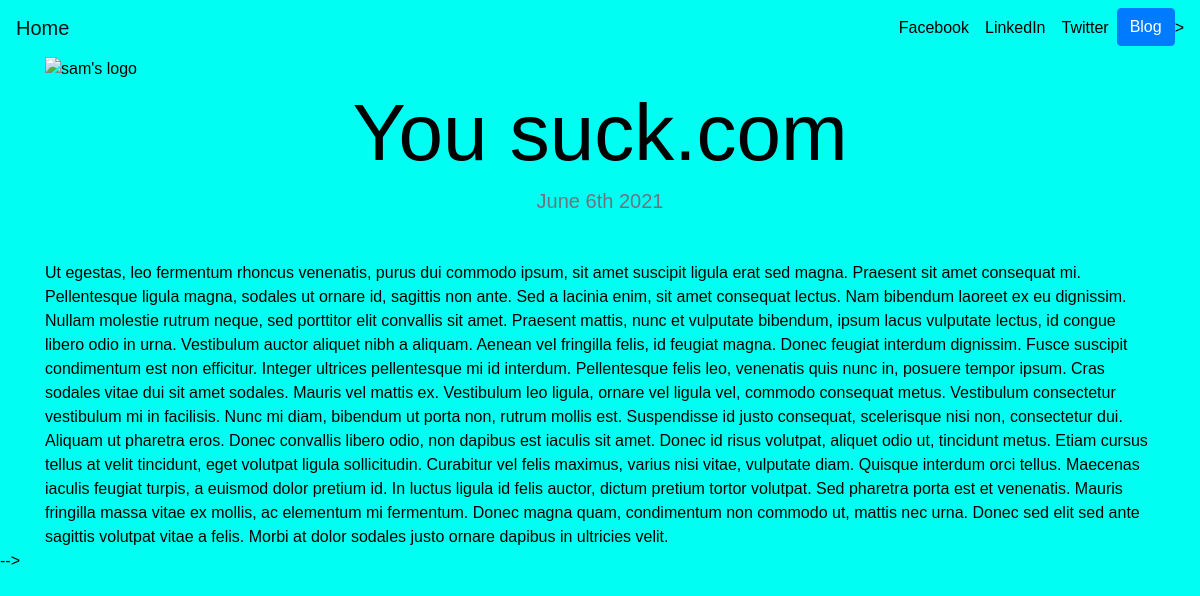
Page /blog/3/ on the committed database.
### blog/models.py (models this page shows, shortened)
class Blog(models.Model):
    title = models.CharField(max_length=200)
    description = models.TextField()
    date = models.DateField()

### blog/views.py (the view)
# urls.py: path('<int:blog_id>/',views.detail, name='detail'),
def detail(request, blog_id):
    blog = get_object_or_404(Blog, pk=blog_id)
    return render(request, 'blog/detail.html',{'blog':blog})

### blog/templates/blog/detail.html (shortened to what this page needs)
{% extends "portfolio/base.html" %}
{% load static %}
{% block content %}
<div>
    <img src="{% static 'portfolio\IMG_20171226_205149182.jpg' %}" width="500" height="200" alt="sam's logo">
</div>
<h1 class="text-center mt-1" id="blogdetailtitle">{{ blog.title }}</h1>
<h5 class="text-center text-muted mb-5">{{ blog.date|date:'F jS Y' }}</h5>
{{ blog.description|safe }}
{% endblock %}

### portfolio/static/portfolio/custom.css (style rules this page uses)
@media (min-width: 992px) { #blogdetailtitle { font-size: 5rem; } }

### rows in the picture
Blog: title "You suck.com", date "June 6th 2021", description "Ut egestas, leo fermentum rhoncus venenatis, purus dui commodo ipsum, sit amet suscipit ligula erat sed magna. Praesent sit amet consequat mi. Pellentesque ligula magna, sodales ut ornare id, sagittis non ante. Sed a lacinia enim, sit amet consequat lectus. Nam bibendum laoreet ex eu dignissim. Nullam molestie rutrum neque, sed porttitor elit convallis sit amet. Praesent mattis, nunc et vulputate bibendum, ipsum lacus vulputate lectus, id congue libero odio in urna. Vestibulum auctor aliquet nibh a aliquam. Aenean vel fringilla felis, id feugiat magna. Donec feugiat interdum dignissim. Fusce suscipit condimentum est non efficitur. Integer ultrices pellentesque mi id interdum. Pellentesque…"
